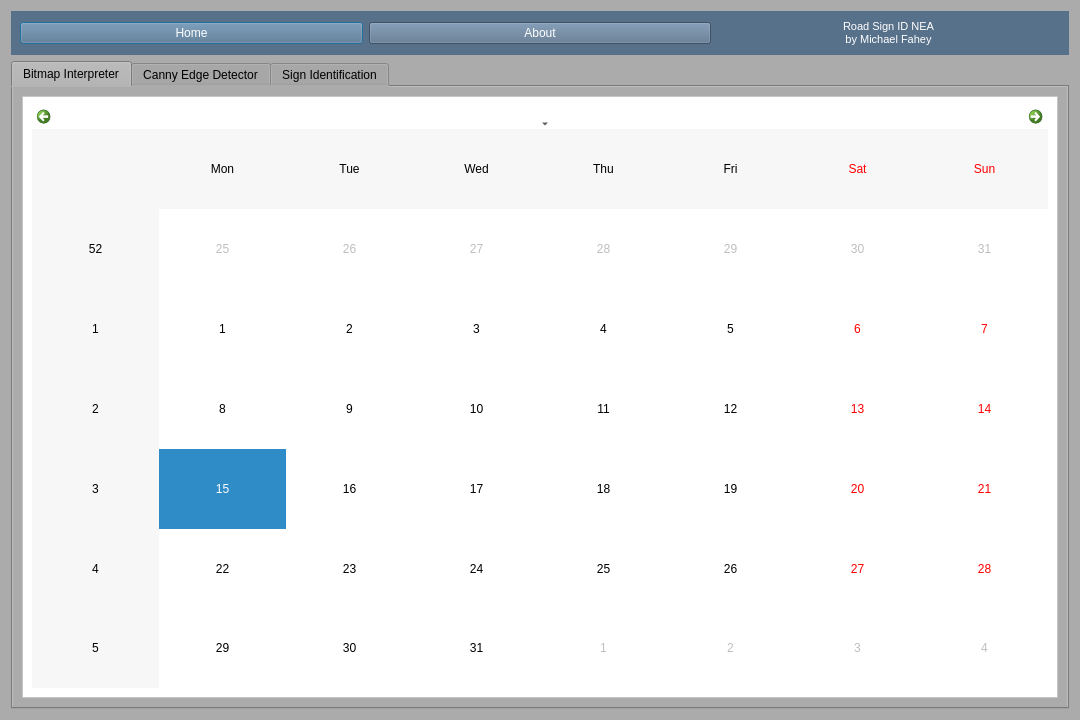
<?xml version="1.0" encoding="UTF-8"?>
<ui version="4.0">
 <class>templateScreen</class>
 <widget class="QDialog" name="templateScreen">
  <property name="geometry">
   <rect>
    <x>0</x>
    <y>0</y>
    <width>1080</width>
    <height>720</height>
   </rect>
  </property>
  <property name="sizePolicy">
   <sizepolicy hsizetype="Preferred" vsizetype="Preferred">
    <horstretch>0</horstretch>
    <verstretch>0</verstretch>
   </sizepolicy>
  </property>
  <property name="windowTitle">
   <string>Road Sign ID NEA</string>
  </property>
  <property name="windowIcon">
   <iconset>
    <normalon>../../testImages/30icon.bmp</normalon>
   </iconset>
  </property>
  <property name="styleSheet">
   <string notr="true">
background-color: rgb(171, 171, 171)</string>
  </property>
  <property name="sizeGripEnabled">
   <bool>false</bool>
  </property>
  <layout class="QVBoxLayout" name="verticalLayout">
   <item>
    <widget class="QWidget" name="nav" native="true">
     <property name="sizePolicy">
      <sizepolicy hsizetype="Preferred" vsizetype="Fixed">
       <horstretch>0</horstretch>
       <verstretch>0</verstretch>
      </sizepolicy>
     </property>
     <property name="styleSheet">
      <string notr="true">
background-color: rgb(88, 113, 139);
color: #FFFFFF;
padding: 0.5em;

</string>
     </property>
     <layout class="QHBoxLayout" name="horizontalLayout">
      <item>
       <widget class="QPushButton" name="home">
        <property name="styleSheet">
         <string notr="true"/>
        </property>
        <property name="text">
         <string>Home</string>
        </property>
        <property name="checkable">
         <bool>false</bool>
        </property>
       </widget>
      </item>
      <item>
       <widget class="QPushButton" name="about">
        <property name="styleSheet">
         <string notr="true"/>
        </property>
        <property name="text">
         <string>About</string>
        </property>
       </widget>
      </item>
      <item>
       <widget class="QLabel" name="title">
        <property name="styleSheet">
         <string notr="true">font: 75 10pt &quot;Comfortaa&quot;;</string>
        </property>
        <property name="text">
         <string>&lt;html&gt;&lt;head/&gt;&lt;body&gt;&lt;p align=&quot;center&quot;&gt;&lt;span style=&quot; font-size:8pt;&quot;&gt;Road Sign ID NEA&lt;br /&gt;by Michael Fahey&lt;/span&gt;&lt;/p&gt;&lt;/body&gt;&lt;/html&gt;</string>
        </property>
       </widget>
      </item>
     </layout>
    </widget>
   </item>
   <item>
    <widget class="QTabWidget" name="tabWidget">
     <property name="styleSheet">
      <string notr="true">
</string>
     </property>
     <property name="currentIndex">
      <number>0</number>
     </property>
     <widget class="QWidget" name="tab_1">
      <attribute name="title">
       <string>Bitmap Interpreter</string>
      </attribute>
      <layout class="QVBoxLayout" name="verticalLayout_3">
       <item>
        <widget class="QScrollArea" name="scrollArea_2">
         <property name="styleSheet">
          <string notr="true">background-color: rgb(255, 255, 255);
border-radius: 0.5em;
margins: 0.5em;</string>
         </property>
         <property name="widgetResizable">
          <bool>true</bool>
         </property>
         <widget class="QWidget" name="scrollAreaWidgetContents_2">
          <property name="geometry">
           <rect>
            <x>0</x>
            <y>0</y>
            <width>1030</width>
            <height>545</height>
           </rect>
          </property>
          <layout class="QHBoxLayout" name="horizontalLayout_2">
           <item>
            <widget class="QCalendarWidget" name="calendarWidget"/>
           </item>
          </layout>
         </widget>
        </widget>
       </item>
      </layout>
     </widget>
     <widget class="QWidget" name="tab_2">
      <attribute name="title">
       <string>Canny Edge Detector</string>
      </attribute>
      <layout class="QVBoxLayout" name="verticalLayout_2">
       <item>
        <widget class="QScrollArea" name="scrollArea">
         <property name="styleSheet">
          <string notr="true">background-color: rgb(255, 255, 255);
border-radius: 0.5em;
margins: 0.5em;</string>
         </property>
         <property name="widgetResizable">
          <bool>true</bool>
         </property>
         <widget class="QWidget" name="scrollAreaWidgetContents">
          <property name="geometry">
           <rect>
            <x>0</x>
            <y>0</y>
            <width>1030</width>
            <height>545</height>
           </rect>
          </property>
         </widget>
        </widget>
       </item>
      </layout>
     </widget>
     <widget class="QWidget" name="tab_3">
      <attribute name="title">
       <string>Sign Identification</string>
      </attribute>
      <layout class="QVBoxLayout" name="verticalLayout_4">
       <item>
        <widget class="QScrollArea" name="scrollArea_3">
         <property name="styleSheet">
          <string notr="true">background-color: rgb(255, 255, 255);
border-radius: 0.5em;
margins: 0.5em;</string>
         </property>
         <property name="widgetResizable">
          <bool>true</bool>
         </property>
         <widget class="QWidget" name="scrollAreaWidgetContents_3">
          <property name="geometry">
           <rect>
            <x>0</x>
            <y>0</y>
            <width>1030</width>
            <height>545</height>
           </rect>
          </property>
         </widget>
        </widget>
       </item>
      </layout>
     </widget>
    </widget>
   </item>
  </layout>
 </widget>
 <resources/>
 <connections/>
</ui>
